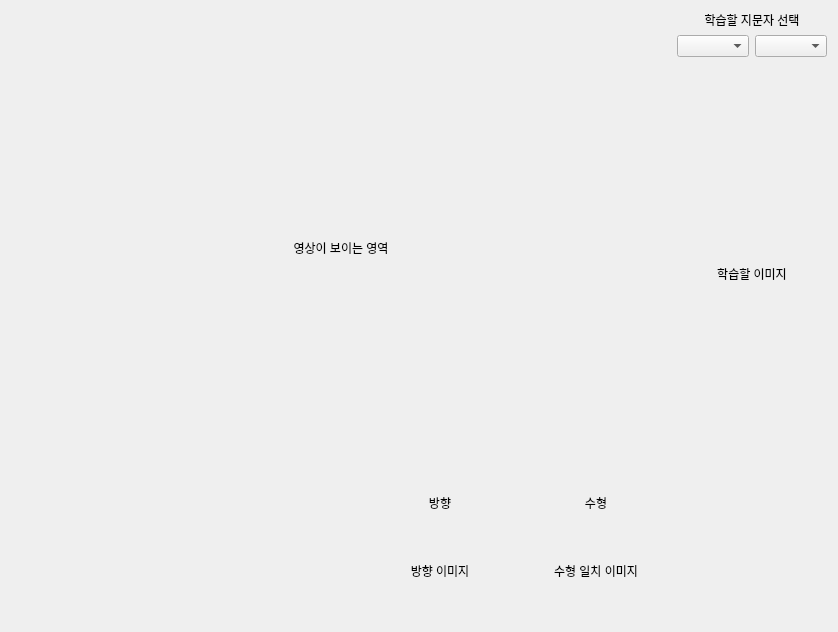
<?xml version="1.0" encoding="UTF-8"?>
<ui version="4.0">
 <class>Frame</class>
 <widget class="QFrame" name="Frame">
  <property name="geometry">
   <rect>
    <x>0</x>
    <y>0</y>
    <width>838</width>
    <height>632</height>
   </rect>
  </property>
  <property name="windowTitle">
   <string>Frame</string>
  </property>
  <layout class="QGridLayout" name="gridLayout_2">
   <item row="3" column="1">
    <widget class="QLabel" name="direction_img_label">
     <property name="sizePolicy">
      <sizepolicy hsizetype="Fixed" vsizetype="Maximum">
       <horstretch>0</horstretch>
       <verstretch>0</verstretch>
      </sizepolicy>
     </property>
     <property name="minimumSize">
      <size>
       <width>150</width>
       <height>100</height>
      </size>
     </property>
     <property name="text">
      <string>방향 이미지</string>
     </property>
     <property name="alignment">
      <set>Qt::AlignCenter</set>
     </property>
    </widget>
   </item>
   <item row="3" column="2">
    <widget class="QLabel" name="shape_img_label">
     <property name="sizePolicy">
      <sizepolicy hsizetype="Fixed" vsizetype="Maximum">
       <horstretch>0</horstretch>
       <verstretch>0</verstretch>
      </sizepolicy>
     </property>
     <property name="minimumSize">
      <size>
       <width>150</width>
       <height>100</height>
      </size>
     </property>
     <property name="text">
      <string>수형 일치 이미지</string>
     </property>
     <property name="alignment">
      <set>Qt::AlignCenter</set>
     </property>
    </widget>
   </item>
   <item row="2" column="5" rowspan="2">
    <spacer name="verticalSpacer">
     <property name="orientation">
      <enum>Qt::Vertical</enum>
     </property>
     <property name="sizeType">
      <enum>QSizePolicy::Preferred</enum>
     </property>
     <property name="sizeHint" stdset="0">
      <size>
       <width>20</width>
       <height>40</height>
      </size>
     </property>
    </spacer>
   </item>
   <item row="0" column="5" rowspan="2">
    <layout class="QVBoxLayout" name="verticalLayout_2">
     <item>
      <widget class="QLabel" name="study_select_label">
       <property name="sizePolicy">
        <sizepolicy hsizetype="Preferred" vsizetype="Maximum">
         <horstretch>0</horstretch>
         <verstretch>0</verstretch>
        </sizepolicy>
       </property>
       <property name="minimumSize">
        <size>
         <width>0</width>
         <height>0</height>
        </size>
       </property>
       <property name="text">
        <string>학습할 지문자 선택</string>
       </property>
       <property name="alignment">
        <set>Qt::AlignCenter</set>
       </property>
      </widget>
     </item>
     <item>
      <layout class="QHBoxLayout" name="horizontalLayout_2">
       <property name="sizeConstraint">
        <enum>QLayout::SetDefaultConstraint</enum>
       </property>
       <item>
        <widget class="QComboBox" name="char_child_combo"/>
       </item>
       <item>
        <widget class="QComboBox" name="char_parent_combo"/>
       </item>
      </layout>
     </item>
     <item>
      <widget class="QLabel" name="study_img_label">
       <property name="text">
        <string>학습할 이미지</string>
       </property>
       <property name="alignment">
        <set>Qt::AlignCenter</set>
       </property>
      </widget>
     </item>
    </layout>
   </item>
   <item row="2" column="0">
    <spacer name="horizontalSpacer_3">
     <property name="orientation">
      <enum>Qt::Horizontal</enum>
     </property>
     <property name="sizeHint" stdset="0">
      <size>
       <width>349</width>
       <height>20</height>
      </size>
     </property>
    </spacer>
   </item>
   <item row="3" column="0">
    <spacer name="horizontalSpacer_2">
     <property name="orientation">
      <enum>Qt::Horizontal</enum>
     </property>
     <property name="sizeHint" stdset="0">
      <size>
       <width>351</width>
       <height>20</height>
      </size>
     </property>
    </spacer>
   </item>
   <item row="0" column="0" rowspan="2" colspan="3">
    <widget class="QLabel" name="screen_img_label">
     <property name="text">
      <string>영상이 보이는 영역</string>
     </property>
     <property name="alignment">
      <set>Qt::AlignCenter</set>
     </property>
    </widget>
   </item>
   <item row="2" column="1">
    <widget class="QLabel" name="direction_label">
     <property name="sizePolicy">
      <sizepolicy hsizetype="Fixed" vsizetype="Fixed">
       <horstretch>0</horstretch>
       <verstretch>0</verstretch>
      </sizepolicy>
     </property>
     <property name="minimumSize">
      <size>
       <width>150</width>
       <height>25</height>
      </size>
     </property>
     <property name="text">
      <string>방향</string>
     </property>
     <property name="alignment">
      <set>Qt::AlignCenter</set>
     </property>
    </widget>
   </item>
   <item row="2" column="2">
    <widget class="QLabel" name="shape_label">
     <property name="sizePolicy">
      <sizepolicy hsizetype="Fixed" vsizetype="Fixed">
       <horstretch>0</horstretch>
       <verstretch>0</verstretch>
      </sizepolicy>
     </property>
     <property name="minimumSize">
      <size>
       <width>150</width>
       <height>25</height>
      </size>
     </property>
     <property name="text">
      <string>수형</string>
     </property>
     <property name="alignment">
      <set>Qt::AlignCenter</set>
     </property>
    </widget>
   </item>
  </layout>
 </widget>
 <resources/>
 <connections/>
</ui>
